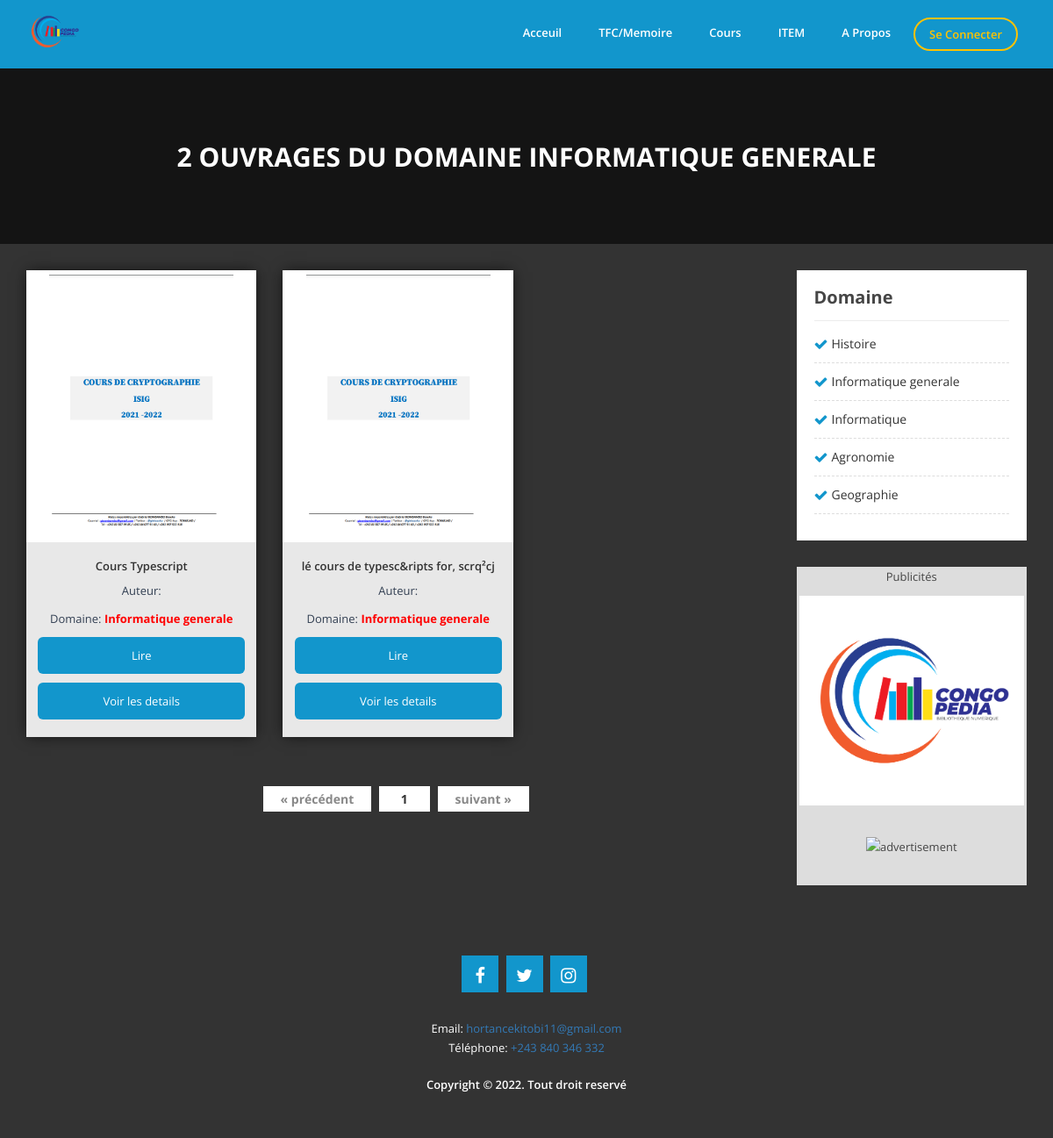
The page /book_by_domaine?domain=informatique-generale-20230107-162839 on the database as committed earlier.
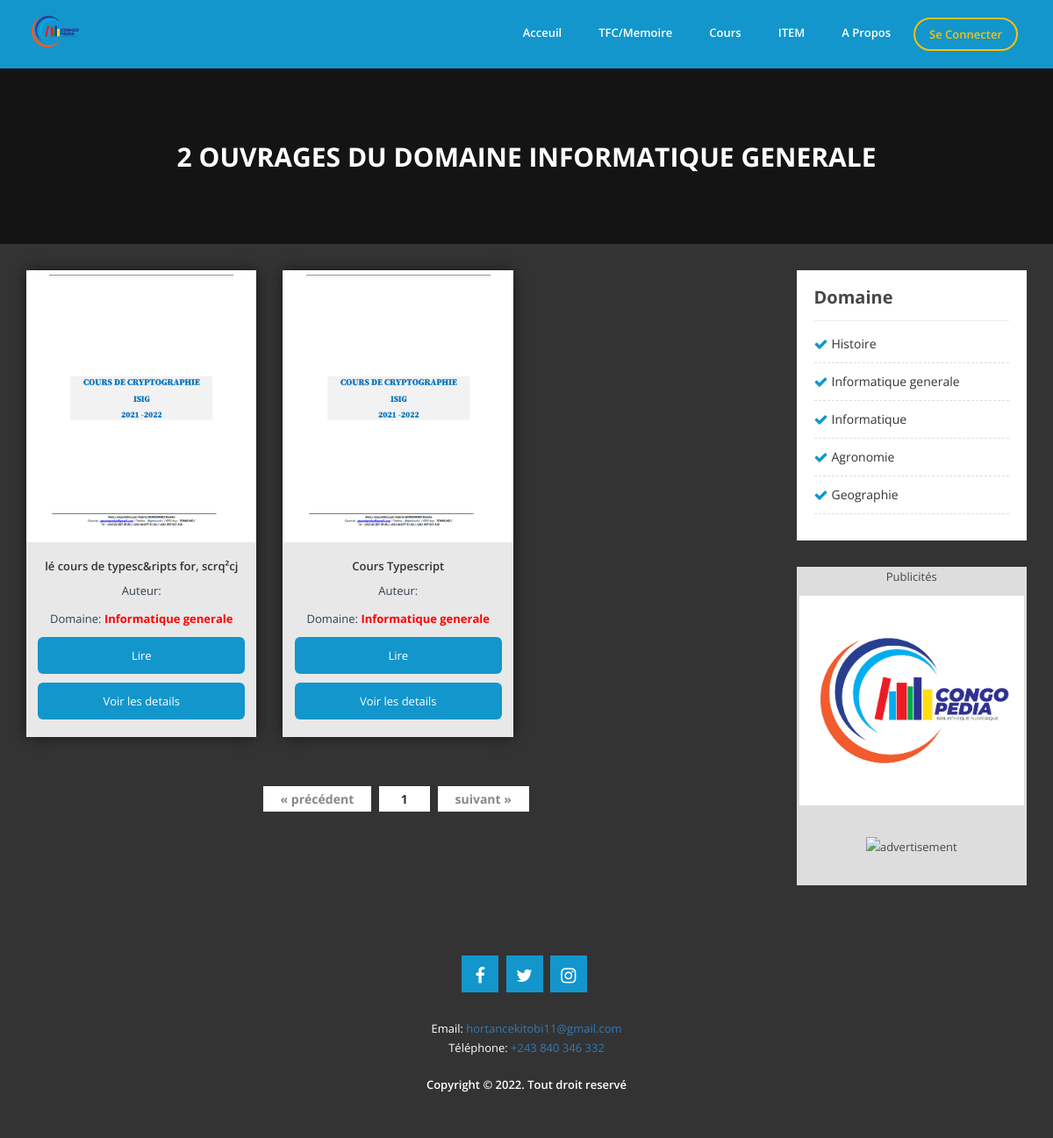
The same page on the database as committed later.
### tables this page shows
CREATE TABLE `t_livre` (
  `CodeLivre` int(11) NOT NULL,
  `Titre` text NOT NULL,
  `book_slug` text NOT NULL,
  `SousTitre` text NOT NULL,
  `Description` text NOT NULL,
  `AuteurPrincipal` varchar(200) NOT NULL,
  `NombrePage` int(11) NOT NULL,
  `NomEditeur` varchar(200) DEFAULT NULL,
  `LieuEdition` varchar(200) NOT NULL,
  `ISBN` varchar(50) NOT NULL,
  `Fichier_livre` text NOT NULL,
  `Image` text NOT NULL,
  `CodeLangue` int(11) NOT NULL,
  `CodeDomaine` int(11) NOT NULL,
  `CodeSousDomaine` int(11) NOT NULL,
  `CodeCompte` int(11) DEFAULT NULL,
  `CodeAdmin` int(11) DEFAULT NULL,
  `CodePropriete` int(11) NOT NULL,
  `Created_on` timestamp NOT NULL DEFAULT current_timestamp() ON UPDATE current_timestamp(),
  `Readed` int(11) NOT NULL,
  `Likes` int(11) NOT NULL,
  `Liked` int(11) NOT NULL,
  `Validate` int(11) NOT NULL,
  `Validate_date` date NOT NULL,
  `Invalidate_date` date NOT NULL,
  `Invalidate_by` int(11) NOT NULL,
  `Statut` int(11) NOT NULL
);

CREATE TABLE `t_domaine` (
  `CodeDomaine` int(11) NOT NULL,
  `Domaine` varchar(200) NOT NULL,
  `domain_slug` text NOT NULL,
  `Visited` int(11) NOT NULL,
  `Created_on` timestamp NOT NULL DEFAULT current_timestamp() ON UPDATE current_timestamp(),
  `Created_by` int(11) NOT NULL
);

### book_by_domaine.php (called while the page is built, shortened)
<?php
include("includes/sessionclient.php");
include("includes/head.php");
include("includes/header.php");
include("container/book_by_domaine.php");
include("includes/footer.php");
?>

### class/app.php (called while the page is built, shortened)
<?php
class App
{
    private $db_name, $db_user, $db_pass, $db_host, $pdo;
    public function __construct( $db_name = "congopedia", $db_user = "root", $db_pass = "", $db_host = 'localhost' )
    {
        $this->db_name = $db_name;
        $this->db_user = $db_user;
        $this->db_pass = $db_pass;
        $this->db_host = $db_host;
    }
    public function getPDO()
    {
        try {
            if ( $this->pdo === null ) {
                $pdo_ = new PDO( 'mysql:host=' . $this->db_host . '; port=3306; dbname=' . $this->db_name . ';charset=utf8', $this->db_user, $this->db_pass );
                $pdo_->setAttribute( PDO::ATTR_ERRMODE, PDO::ERRMODE_WARNING );
                $this->pdo = $pdo_;
            }
        } catch ( PDOException $ex ) {
            die( $ex->getMessage() );
        }
        return $this->pdo;
    }
    public function fetchPrepared( $statement )
    {
        $req = $this->getPDO()->prepare( $statement );
        $req->execute();
        return $req->fetchAll();
    }
    public function fetch( $statement )
    {
        $req = $this->getPDO()->query( $statement );
        $data = $req->fetch();
        return $data;
    }
}
$app=new App('congopedia');
?>

### container/book_by_domaine.php (the view, shortened to what the changed rows need)
<?php
$domain = $_GET['domain'];
if (isset($_GET['page']) && !empty($_GET['page'])) {
    $currentPage = (int)strip_tags($_GET['page']);
} else {
    $currentPage = 1;
}
$sql1 = "SELECT COUNT(*) AS nbre FROM t_livre INNER JOIN t_domaine ON t_livre.CodeDomaine=t_domaine.CodeDomaine WHERE Statut=1 AND domain_slug='$domain'";
$nbre = $app->fetch($sql1);
$nbArticles = $nbre['nbre'];
$parPage = 15;
$sql2 = "SELECT * FROM t_domaine WHERE domain_slug='$domain'";
$dom = $app->fetch($sql2);
$pages = ceil($nbArticles / $parPage);
$premier = ($currentPage * $parPage) - $parPage;
$sql = "SELECT * FROM t_livre LEFT JOIN t_domaine
                                    ON t_livre.CodeDomaine=t_domaine.CodeDomaine
                                    LEFT JOIN t_sous_domaine
                                    ON t_livre.CodeSousDomaine=t_sous_domaine.CodeSousDomaine
                                    LEFT JOIN t_langue
                                    ON t_livre.CodeLangue=t_langue.CodeLangue
                                    WHERE Statut=1 AND domain_slug= '$domain'
                                    ORDER BY Readed DESC LIMIT $premier,$parPage";
$req = $app->fetchPrepared($sql);
?>
<div class="slide-single slide-single-page">
    <div class="text text-page">
        <div class="this-item">
            <h2><?php echo $nbArticles; ?> Ouvrages du domaine <?php echo $dom['Domaine']; ?> </h2>
        </div>
    </div>
</div>
<div class="videos">
    <div class="container">
        <div class="row">
            <div class="col-md-9">
                <div class="row">
                    <?php
                    foreach ($req as $row){
                        ?>
                        <div class="col-lg-4 col-md-4 col-sm-6 col-xs-12 prop-3-col">
                            <div class="single-room">
                                <div class="photo-col3"
                                     style="background-image:url(superadmin/thumbmnail/<?php echo $row['Image']; ?>); margin: 5px 5px 5px 0px;"></div>
                                <div class="single-room-text">
                                    <h2 style="font-weight: bold;"><a href=""><?php echo $row['Titre']; ?></a></h2>
                                    <p>Auteur: <span style="font-weight: bold;"><?php echo $row['AuteurPrincipal']; ?></span>
                                    </p>
                                    <p>Domaine: <span style="font-weight: bold; color: red;">
                                    <?php
                                    echo $row['Domaine'];
                                    ?>
                                </span></p>
                                    <p class="detail"><a
                                            href="read_book?book=<?php echo $row['book_slug'] ?>">Lire</a>
                                    </p>
                                    <p class="detail"><a
                                            href="detail_book?book=<?php echo $row['book_slug'] ?>">Voir les details</a>
                                    </p>
                                </div>
                            </div>
                        </div>
                        <?php
                    }
                    ?>
                </div>
                <div class="row">
                    <div class="col-md-12">
                        <div class="pagination">
                            <?php for($page = 1; $page <= $pages; $page++): ?>
                                <a href="book_by_domaine?word=<?php echo $word; ?>&page=<?= $page ?>"><span class="<?= ($currentPage == $page) ? "current" : "" ?>"><?= $page ?></span></a>
                            <?php endfor ?>
                        </div>
                    </div>
                </div>
            </div>
            <div class="col-md-3 col-sm-12 col-xs-12">
                <div class="channel-categories">
                    <h2>Domaine</h2>
                    <ul>
                        <?php
                        $sql3 = "SELECT * FROM t_domaine";
                        $req = $app->fetchPrepared($sql3);
                        foreach ($req as $row){
                            ?>
                            <li><a href="book_by_domaine?domain=<?php echo $row['domain_slug'] ?>"><?php echo $row['Domaine'] ?></a></li>
                            <?php
                        }
                        ?>
                    </ul>
                </div>
            </div>
        </div>
    </div>
</div>

Rows that differ between the two databases and show on the page:
changed t_livre "lé cours de typesc&ripts for, scrq²cj": moves up the list
